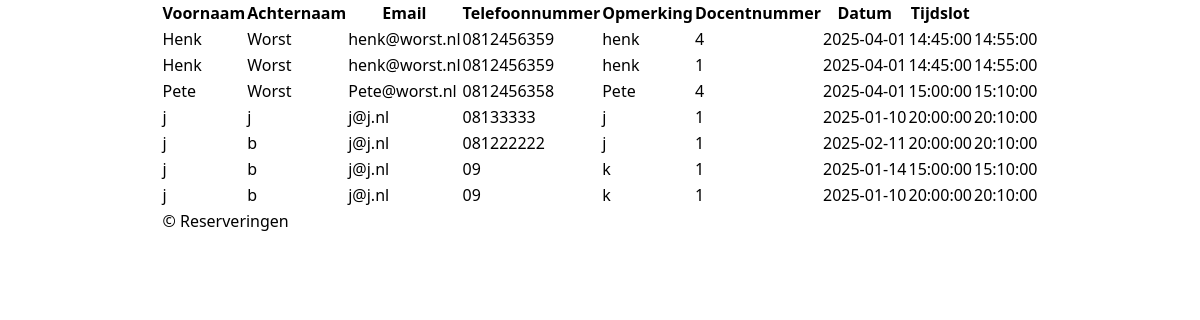
/admin.php (signed in), run on the app's committed database.
### tables this page shows
CREATE TABLE `reservations` (
                                `id` int NOT NULL,
                                `first_name` varchar(50) NOT NULL,
                                `last_name` varchar(50) NOT NULL,
                                `email` varchar(256) NOT NULL,
                                `phone_number` varchar(20) NOT NULL,
                                `comment` varchar(1000) NOT NULL,
                                `user_id` int NOT NULL,
                                `date` date NOT NULL,
                                `start_time` time NOT NULL,
                                `end_time` time NOT NULL
);

### admin.php (the view, shortened to what this page needs)
<?php
require_once "includes/database.php";
$query = "SELECT * FROM reservations";
$result = mysqli_query($db, $query)
or die('Error ' . mysqli_error($db) . ' with query ' . $query);
$reservations = [];
while ($row = mysqli_fetch_assoc($result)) {
    $reservations[] = $row;
}
?>
<!doctype html>
<html lang="en">
<head>
    <link href="output.css" rel="stylesheet">
</head>
<body>
<main>
    <section class="section">
        <table class="table mx-auto">
            <thead>
            <tr>
                <th>Voornaam</th>
                <th>Achternaam</th>
                <th>Email</th>
                <th>Telefoonnummer</th>
                <th>Opmerking</th>
                <th>Docentnummer</th>
                <th>Datum</th>
                <th>Tijdslot</th>
            </tr>
            </thead>
            <tfoot>
            <tr>
                <td colspan="8">&copy; Reserveringen</td>
            </tr>
            </tfoot>
            <tbody>
            <?php
            for ($i = 0; $i < count($reservations); $i++) {
                echo '<tr>';
                echo "<td>" . htmlentities($reservations[$i]['first_name']) . "</td>";
                echo "<td>" . htmlentities($reservations[$i]['last_name']) . "</td>";
                echo "<td>" . htmlentities($reservations[$i]['email']) . "</td>";
                echo "<td>" . htmlentities($reservations[$i]['phone_number']) . "</td>";
                echo "<td>" . htmlentities($reservations[$i]['comment']) . "</td>";
                echo "<td>" . htmlentities($reservations[$i]['user_id']) . "</td>";
                echo "<td>" . htmlentities($reservations[$i]['date']) . "</td>";
                echo "<td>" . htmlentities($reservations[$i]['start_time']) . "</td>";
                echo "<td>" . htmlentities($reservations[$i]['end_time']) . "</td>";
                echo '</tr>';
            }
            ?>
            </tbody>
        </table>
    </section>
</main>
</body>

### data on the page
reservations: first_name "Henk", last_name "Worst", email "henk@worst.nl", phone_number "0812456359", comment "henk", user "4", date "2025-04-01", start_time "14:45:00", end_time "14:55:00"
reservations: first_name "Henk", last_name "Worst", email "henk@worst.nl", phone_number "0812456359", comment "henk", user "1", date "2025-04-01", start_time "14:45:00", end_time "14:55:00"
reservations: first_name "Pete", last_name "Worst", email "Pete@worst.nl", phone_number "0812456358", comment "Pete", user "4", date "2025-04-01", start_time "15:00:00", end_time "15:10:00"
reservations: first_name "j", last_name "j", email "j@j.nl", phone_number "08133333", comment "j", user "1", date "2025-01-10", start_time "20:00:00", end_time "20:10:00"
reservations: first_name "j", last_name "b", email "j@j.nl", phone_number "081222222", comment "j", user "1", date "2025-02-11", start_time "20:00:00", end_time "20:10:00"
reservations: first_name "j", last_name "b", email "j@j.nl", phone_number "09", comment "k", user "1", date "2025-01-14", start_time "15:00:00", end_time "15:10:00"
reservations: first_name "j", last_name "b", email "j@j.nl", phone_number "09", comment "k", user "1", date "2025-01-10", start_time "20:00:00", end_time "20:10:00"
